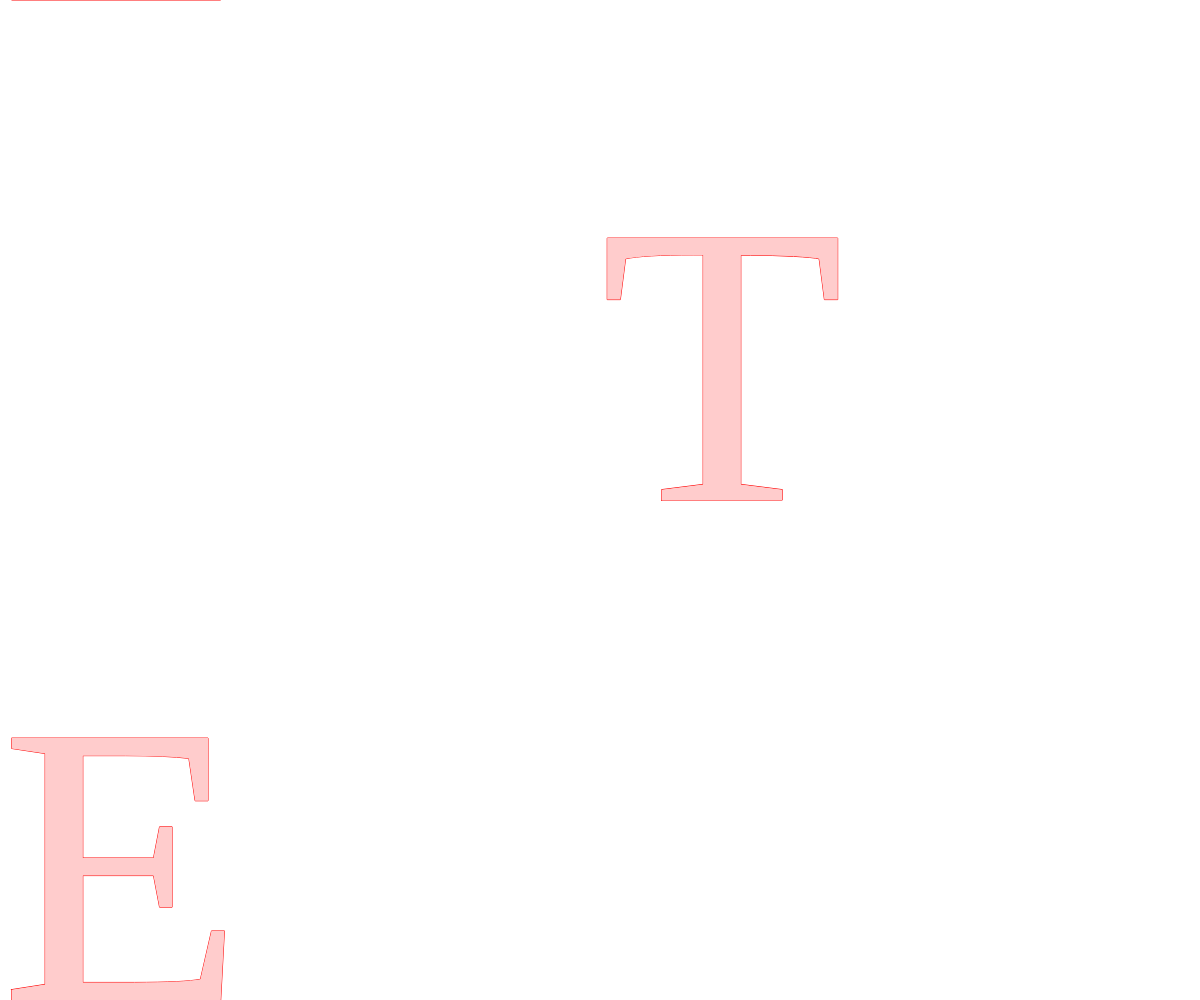
Frame 1 (no input)
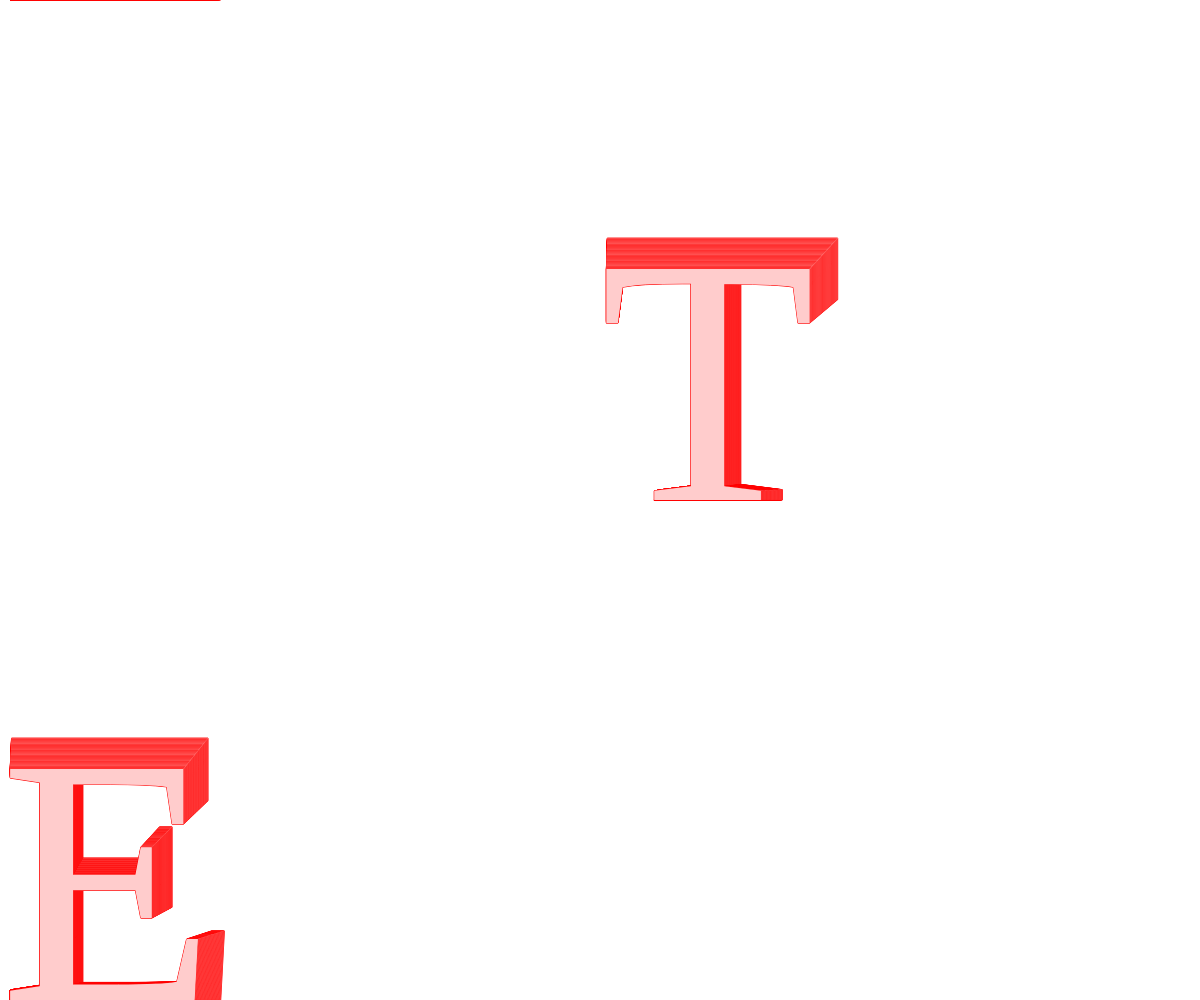
Frame 60 (no input)
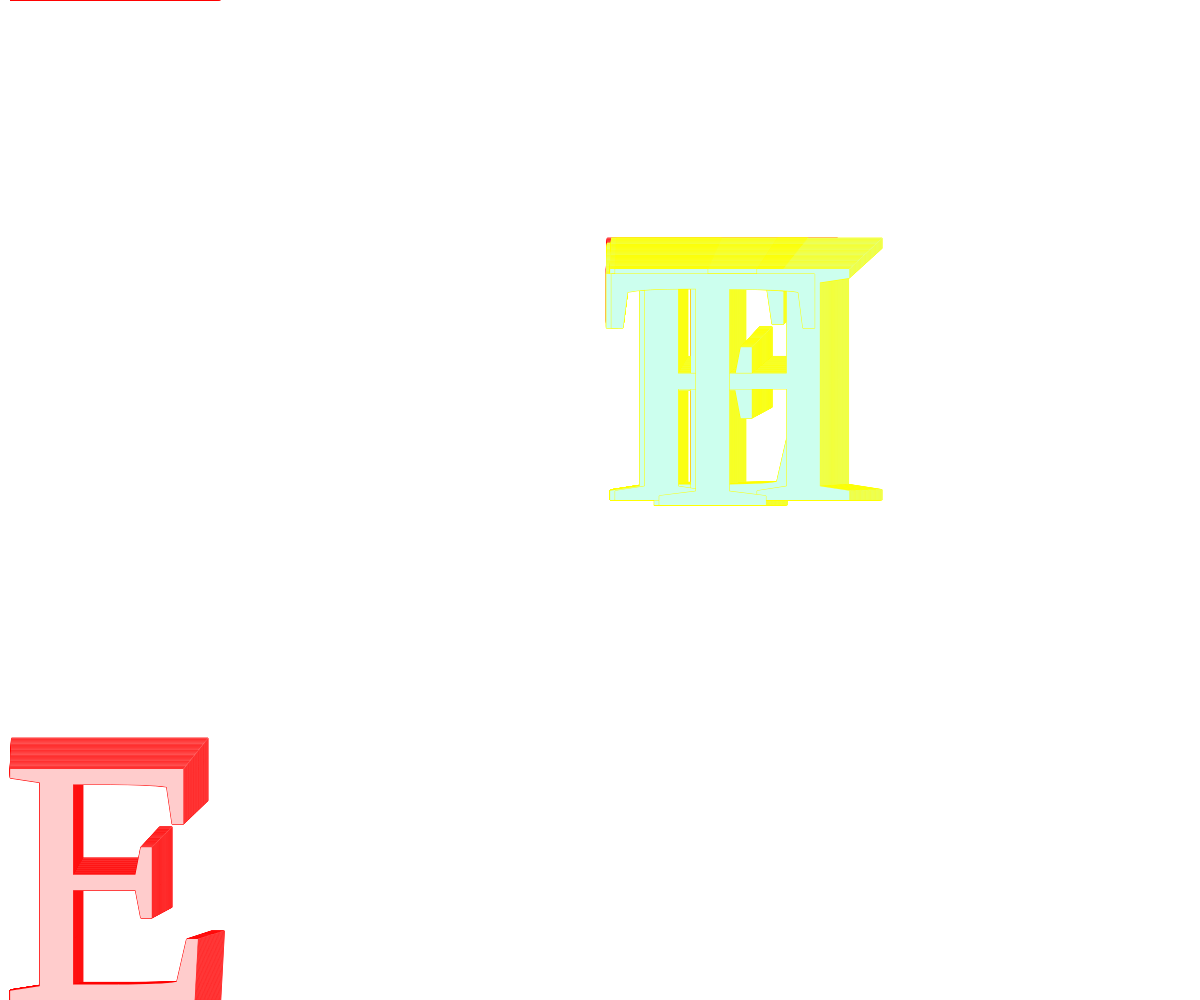
Frame 120 (the mouse pressed at the canvas centre since frame 60)

The p5.js sketch that drew these frames (run headless with seeded random() and noise() and a simulated clock; from frame 60 on, the mouse is pressed at the canvas centre):

// p5.js sketch
// ── sketch.js

let ts = 400;
let letter = ["T", "E", "E", "T", "H"]
let index = 0
let index2 = 1
let index3 = 2
let index4 = 3
let index5 = 4

function setup() {
  createCanvas(windowWidth, windowHeight);
  textFont('futura');

}

function draw() {
  // background(255);
  textSize(ts);
  colorMode(HSB, 360, 100, 100)
  fill(360 - mouseY / 2.5, 20, 255)
  stroke( 360 - mouseX / 2, 200, 200)

  text(letter[index], width/2, height/2);
  text(letter[index2], mouseX, mouseY);
  text(letter[index3], mouseX, map(mouseY,0,height,height,10));
  text(letter[index4], map(mouseX,0,width,width,10), mouseY);
  text(letter[index5], map(mouseX,0,width,width,10), map(mouseY,0,height,height,10));

  ts -= 0.8

}

function mousePressed(){
 index = index + 1
  if (index == 1){
    index5 = 0
    index4 = 4
    index3 = 3
    index2 = 2
  }

  if (index == 2){
    index5 = 1
    index4 = 0
    index3 = 4
    index2 = 3
  }

  if (index == 3){
    index5 = 2
    index4 = 1
    index3 = 0
    index2 = 4
  }

  if (index == 4){
    index5 = 3
    index4 = 2
    index3 = 1
    index2 = 0
  }

  if (index == 5){
    index5 = 4
    index4 = 3
    index3 = 2
    index2 = 1
    index = 0
  }
 if (ts < 400) {
   ts = 400
 }

}
